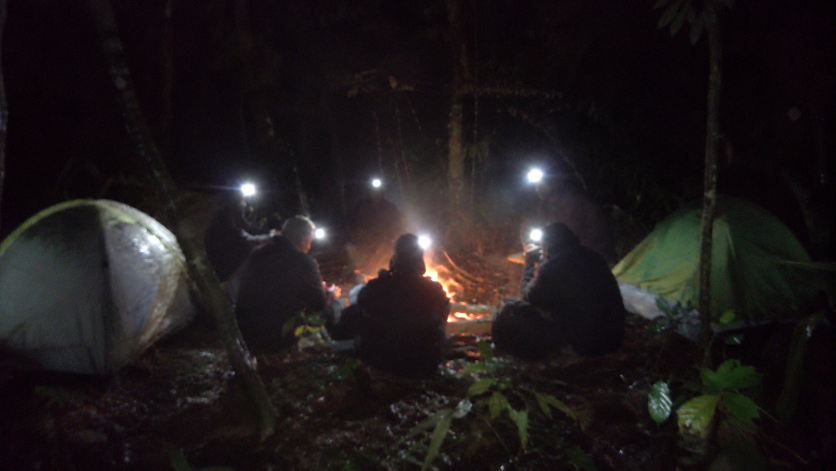
#> input picture video/episodios/ep06-a-porta-na-mata/imagens/P09_B.jpg, 1672 x 941 px (shown at 1/2 size); its folder holds 6 pictures in this run
$ python fazer_capas.py
#> lines starting #> are read from the running program, lines starting #| are printed output that depends on the picture
"""Capas do Ep. 06 "A porta na mata" (1280x720): UMA figura, alto contraste, 2–3 palavras em vermelho, texto diferente do título
("Se achar uma porta no meio da mata, não abra"). Usa as imagens originais (mais cor que as corrigidas: miniatura precisa saltar no feed).
Uso: python3 fazer_capas.py"""
import sys
from pathlib import Path
sys.path.insert(0, str(Path(__file__).resolve().parents[2] / "ep04-medo-do-escuro" / "publicacao"))
import numpy as np
from PIL import Image, ImageDraw, ImageFilter, ImageFont

AQUI = Path(__file__).parent
IMG = AQUI.parent / "imagens"
FONTE = str(AQUI.parents[2] / "painel" / "fontes" / "Anton-400-latin.ttf")
W, H = 1280, 720


def base(arq, centro, zoom, ganho=1.0, gama=0.8, sat=1.15):
#> called with arq = 'P09_B.jpg', centro = (0.66, 0.45), zoom = 1.3, ganho = 1.1, gama = 1, sat = 1.2
    im = Image.open(IMG / arq).convert("RGB")
#> im is the input picture: PIL image 1672x941 RGB; mean R, G, B 30.5, 25.4, 26.4
    s = max(W / im.width, H / im.height) * zoom
#> s = 0.995
    im = im.resize((round(im.width * s), round(im.height * s)), Image.LANCZOS)
#> im: PIL image 1664x936 RGB
    cx, cy = centro[0] * im.width, centro[1] * im.height
#> cx = 1098.2; cy = 421.2
    l = int(min(max(0, cx - W / 2), im.width - W)); t = int(min(max(0, cy - H / 2), im.height - H))
#> after `l = int(min(max(0, cx - W / 2), im.width - W))`: l = 384
#> after `t = int(min(max(0, cy - H / 2), im.height - H))`: t = 61
    a = np.asarray(im.crop((l, t, l + W, t + H))).astype(np.float32) / 255
    lo, hi = np.percentile(a, [1, 99.7])
#> lo = 0.00392; hi = 0.973
    a = np.clip((a - lo) / (hi - lo), 0, 1) ** gama * ganho
    lum = a.mean(2, keepdims=True); a = lum + (a - lum) * sat
#> after `lum = a.mean(2, keepdims=True)`:
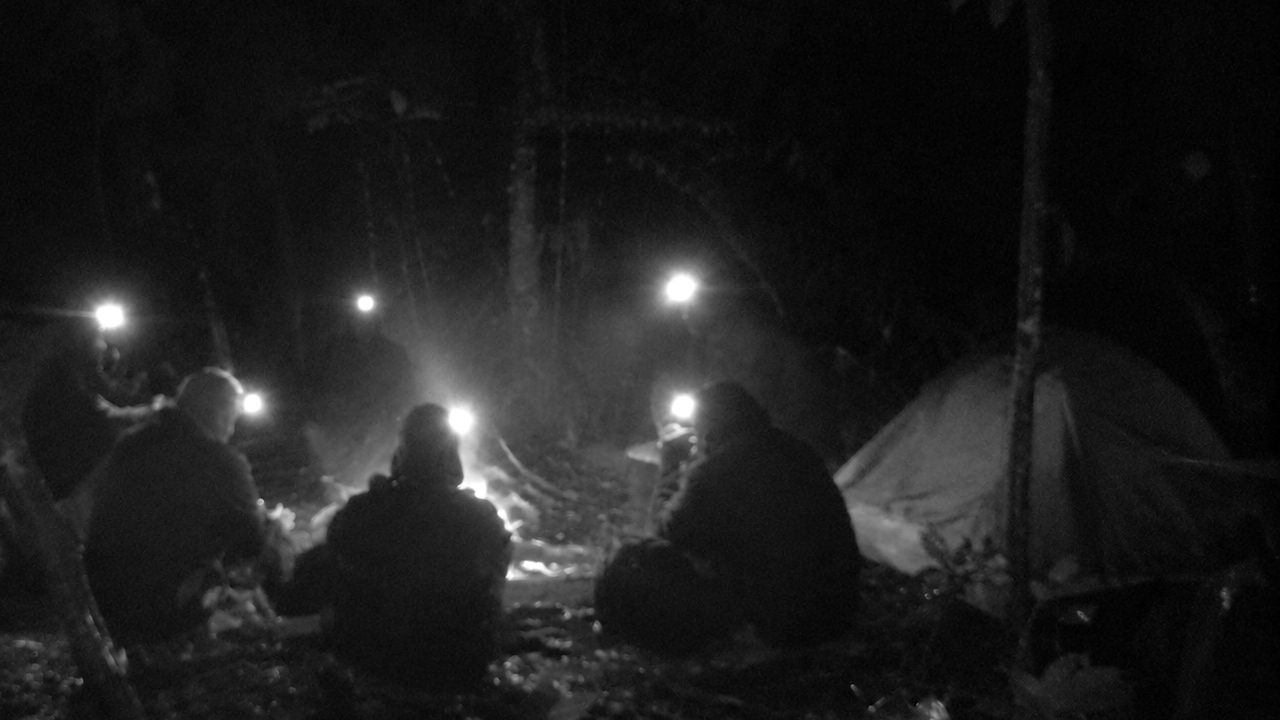
#> lum: shape (720, 1280, 1) float32; min 0, max 1.1, mean 0.128; drawn with min black and max white
    yy, xx = np.mgrid[0:H, 0:W]
    v = ((xx - W / 2) / (W / 2)) ** 2 + ((yy - H / 2) / (H / 2)) ** 2
    a *= (1 - 0.55 * np.clip(v / 2, 0, 1))[..., None]
    return Image.fromarray((np.clip(a, 0, 1) * 255).astype(np.uint8))


def texto(im, linhas, x, y, tam, cor=(232, 28, 36), alinhar="esq"):
#> called with x = 40, y = 360, tam = 160, cor = (232, 28, 36), alinhar = 'esq'
    d = ImageDraw.Draw(im); f = ImageFont.truetype(FONTE, tam)
    brilho = Image.new("RGBA", im.size, (0, 0, 0, 0)); db = ImageDraw.Draw(brilho); yy = y
#> after `brilho = Image.new('RGBA', im.size, (0, 0, 0, 0))`: brilho: PIL image 1280x720 RGBA; every value is 0
    for ln in linhas:
        w = d.textlength(ln, font=f); xx = x if alinhar == "esq" else x - w
        db.text((xx, yy), ln, font=f, fill=(0, 0, 0, 255), stroke_width=22, stroke_fill=(0, 0, 0, 255)); yy += int(tam * 1.02)
#> this loop made 2 passes
#> (w, xx) on passes 1 to 2: (453.3, 40), (402.3, 40)
#> after the loop, yy = 686
    im = Image.alpha_composite(im.convert("RGBA"), brilho.filter(ImageFilter.GaussianBlur(22)))   # sombra: lê em qualquer fundo
#> im: PIL image 1280x720 RGBA
    d = ImageDraw.Draw(im); yy = y
    for ln in linhas:
        w = d.textlength(ln, font=f); xx = x if alinhar == "esq" else x - w
        d.text((xx, yy), ln, font=f, fill=cor, stroke_width=5, stroke_fill=(0, 0, 0)); yy += int(tam * 1.02)
#> after the loop, yy = 686
    return im.convert("RGB")


# A — as seis lanternas em volta do fogo (o gancho)
a = base("P09_B.jpg", (0.66, 0.45), 1.3, ganho=1.1, gama=1.0, sat=1.2)
a = texto(a, ["ERAM", "SEIS."], 40, 360, 160)
a.save(AQUI / "capa_A_eram_seis.jpg", quality=92)

# B — a porta azul sozinha na neblina
b = base("P01_B.jpg", (0.5, 0.45), 1.25, ganho=1.0, gama=1.0, sat=1.5)
#> call 2 of base, with arq = 'P01_B.jpg', centro = (0.5, 0.45), zoom = 1.25, ganho = 1, gama = 1, sat = 1.5
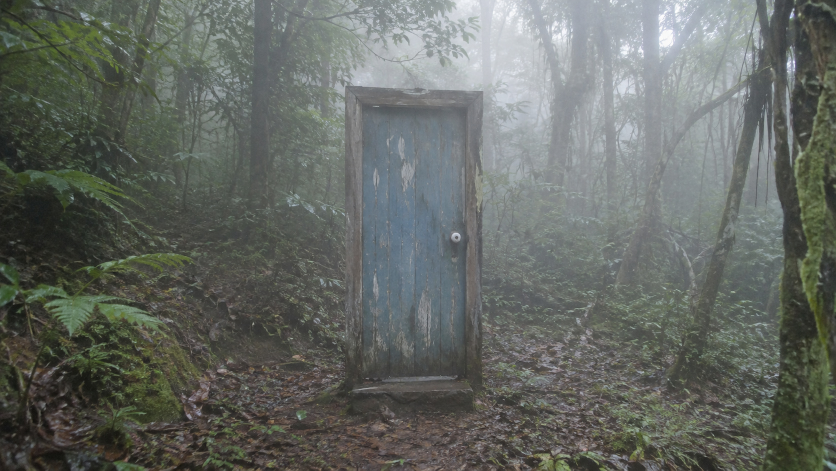
#> input picture video/episodios/ep06-a-porta-na-mata/imagens/P01_B.jpg, 1672 x 941 px (shown at 1/2 size)
#> in base, im is the input picture: PIL image 1672x941 RGB; mean R, G, B 100.4, 104.8, 99.5
#> in base (call 2), `a = np.asarray(im.crop((l, t, l + W, t + H))).astype(np.float32) / 255`:
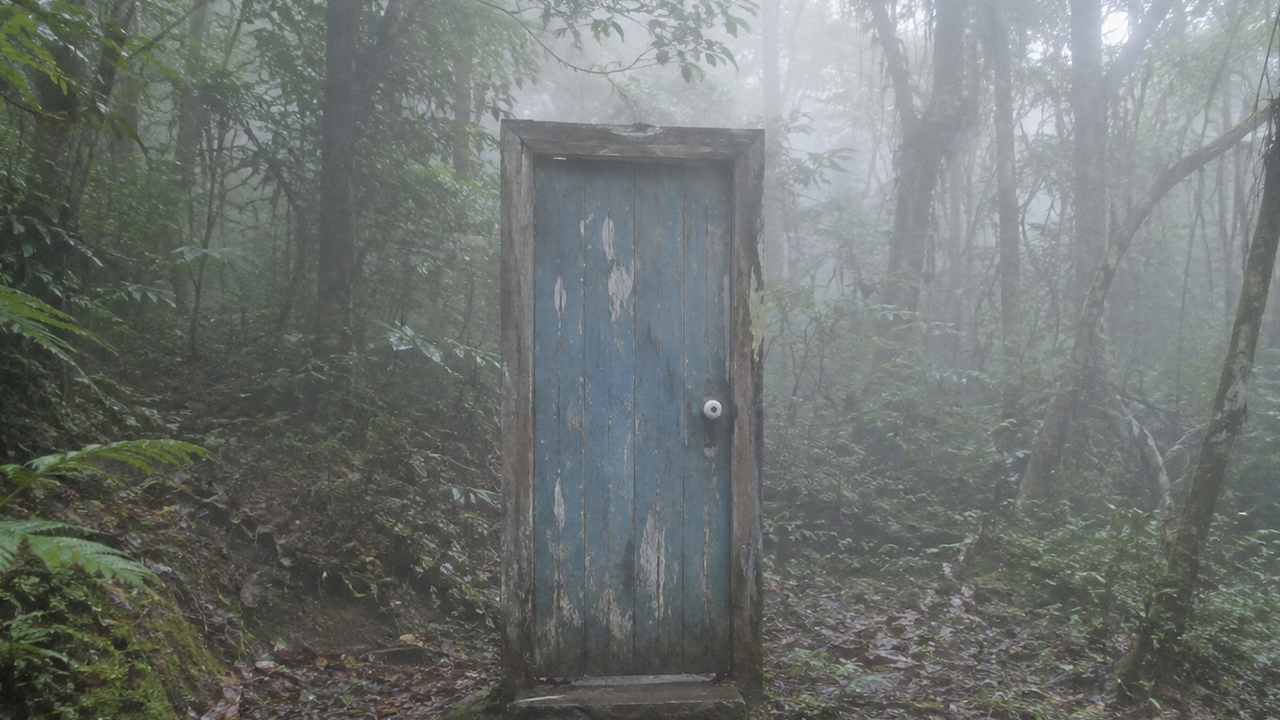
#> a: shape (720, 1280, 3) float32; mean R, G, B 0.433, 0.454, 0.441
#> in base (call 2), `lo, hi = np.percentile(a, [1, 99.7])`: lo = 0.169; hi = 0.878
#> in base (call 2), `a *= (1 - 0.55 * np.clip(v / 2, 0, 1))[..., None]`:
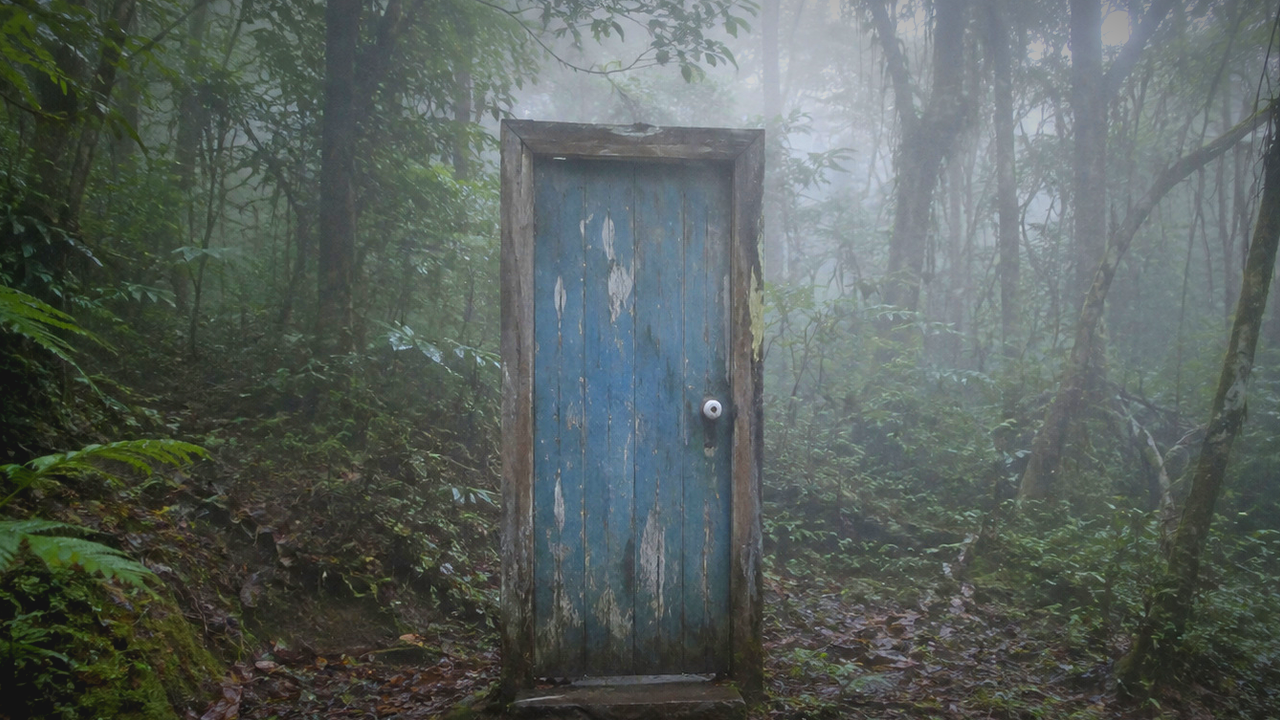
#> a: shape (720, 1280, 3) float32; mean R, G, B 0.3, 0.335, 0.318; drawn with min black and max white
b = texto(b, ["ALGUÉM", "BATEU."], 1240, 280, 165, alinhar="dir")
#> call 2 of texto, with x = 1240, y = 280, tam = 165, cor = (232, 28, 36), alinhar = 'dir'
#> the loop in texto (call 2), `for ln in linhas:` made 2 passes
#> (w, xx) on passes 1 to 2: (700, 540), (591.5, 648.5)
#> after the loop in texto (call 2), `for ln in linhas:`: yy = 616
#> in texto (call 2), `im = Image.alpha_composite(im.convert("RGBA"), brilho.filter(ImageFilt..`:
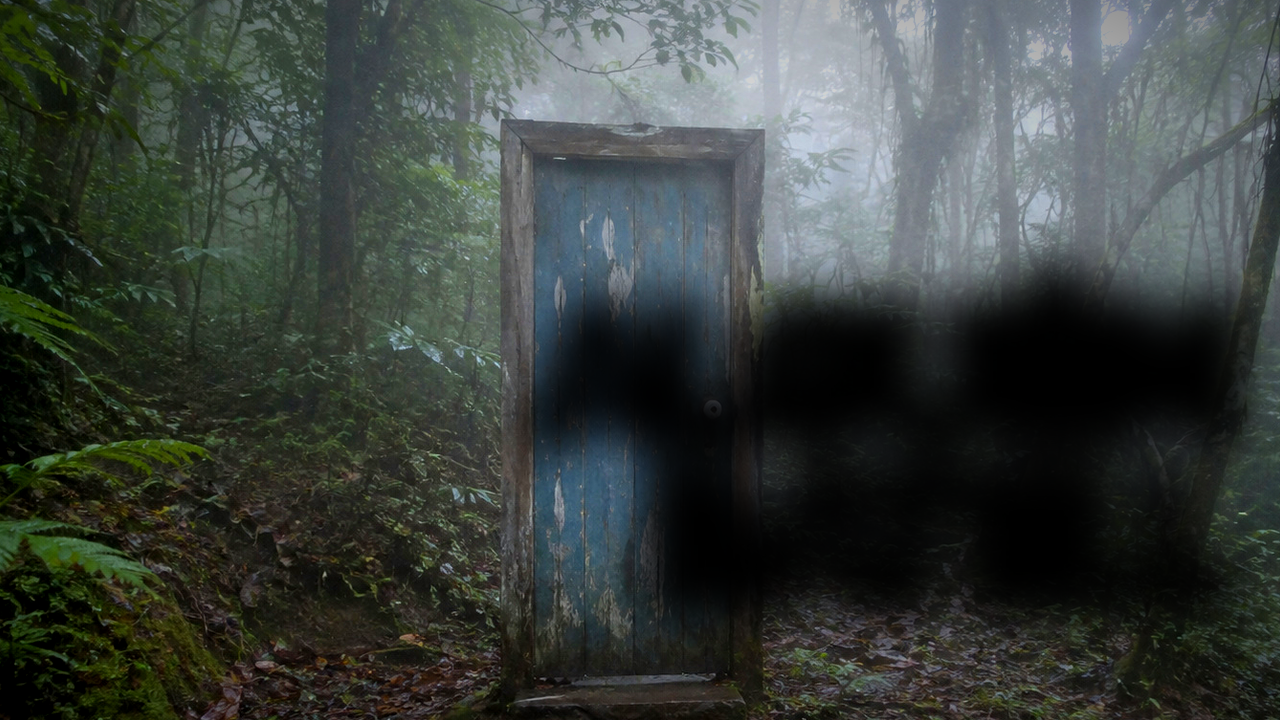
#> im: PIL image 1280x720 RGBA; mean R, G, B, A 58.7, 65.2, 60.9, 255
#> in texto (call 2), `return im.convert("RGB")`:
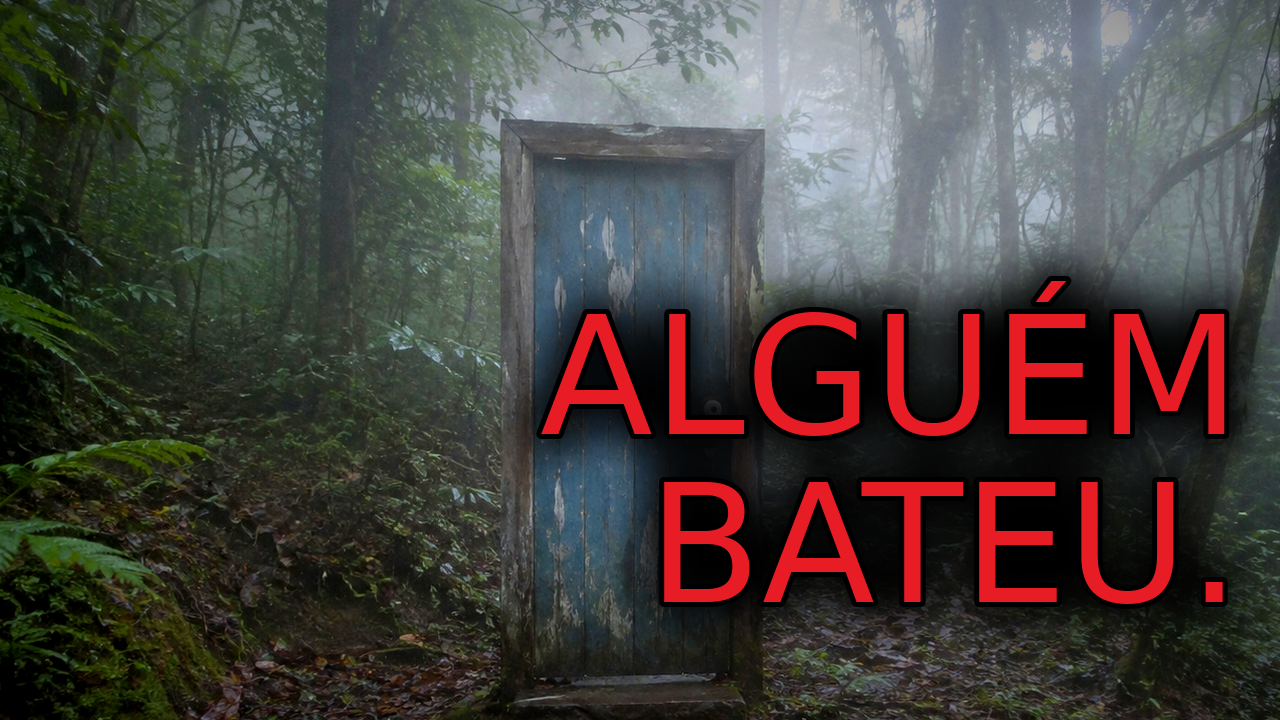
#> returned value: PIL image 1280x720 RGB; mean R, G, B 70.5, 65.9, 62
b.save(AQUI / "capa_B_alguem_bateu.jpg", quality=92)

# C — o bombeiro de costas atravessando a porta
c = base("P05_A.jpg", (0.5, 0.45), 1.2, ganho=1.0, gama=1.0, sat=1.5)
#> (the run stopped early here; a loop or call above may not have finished)
